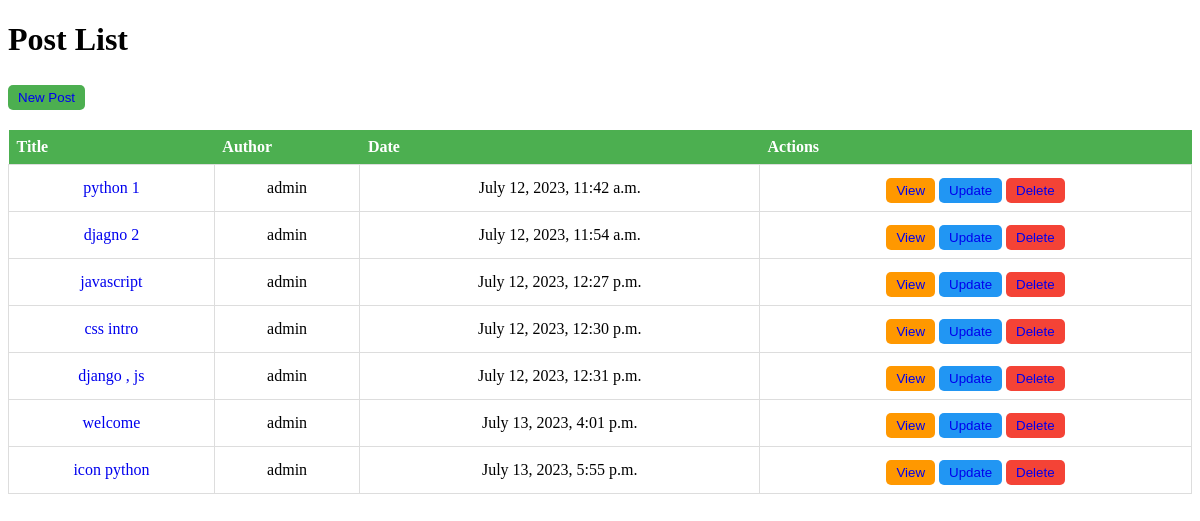
Before: / with the older database file.
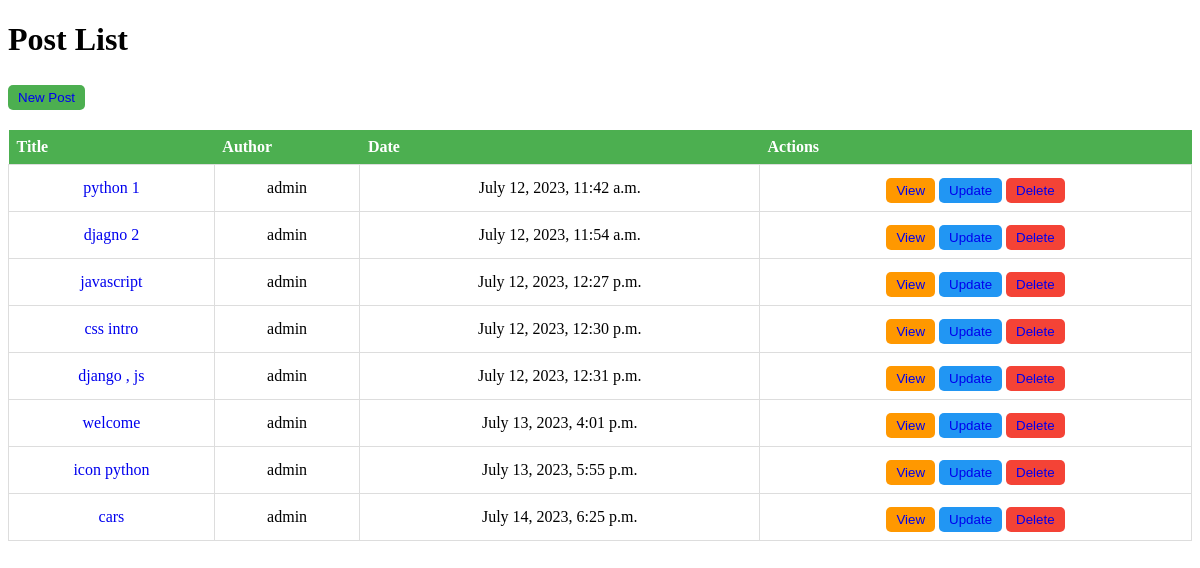
After: the same page with the newer database file.
### blog/models.py (models this page shows, shortened)
class Post(models.Model):
    title = models.CharField(max_length=100)
    content = models.TextField(max_length=30000)
    create_date = models.DateTimeField(default=timezone.now())
    draft = models.BooleanField(default=True)
    tags = TaggableManager()
    image = models.ImageField(upload_to='posts')
    auther = models.ForeignKey(User , on_delete=models.SET_NULL, null=True)

### blog/views.py (the view)
# urls.py: path('', post_list),
def post_list(request):
    data = Post.objects.all()
    return render(request, 'post_list.html', {"context":data})

### blog/templates/post_list.html (shortened to what this page needs)
<!DOCTYPE html>
<html lang="en">
<head>
</head>
<body>
    <h1>Post List</h1>
    <button class="new"> <a href="\new">New Post</a></button>
    <table>
        <thead>
            <tr>
                <th>Title</th>
                <th>Author</th>
                <th>Date</th>
                <th>Actions</th>
            </tr>
        </thead>
        <tbody>
            {% for post in context %}
            <tr>
                <td> <a href="{{post.id}}">{{ post.title }}</a></td>
                <td>{{ post.auther }}</td>
                <td>{{ post.create_date }}</td>
                <td>
                    <button class="view"><a href="{{post.id}}">View</a></button>
                    <button class="update"><a href="{{post.id}}">Update</a></button>
                    <button class="delete"><a href="{{post.id}}">Delete</a></button>
                </td>
            </tr>
            {% endfor %}
        </tbody>
    </table>
</body>
</html>

Changed rows visible on the page:
added Post: title "cars", auther "admin", create_date "July 14, 2023, 6:25 p.m."
